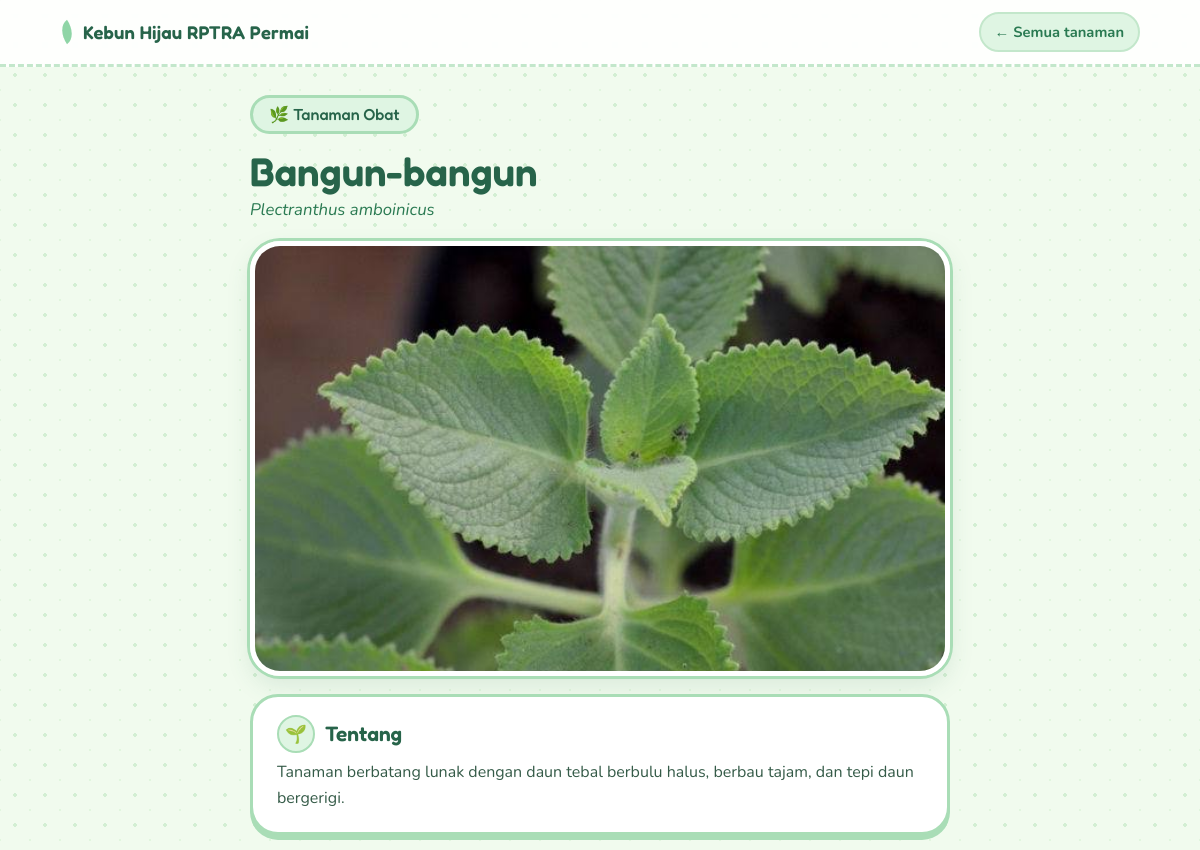
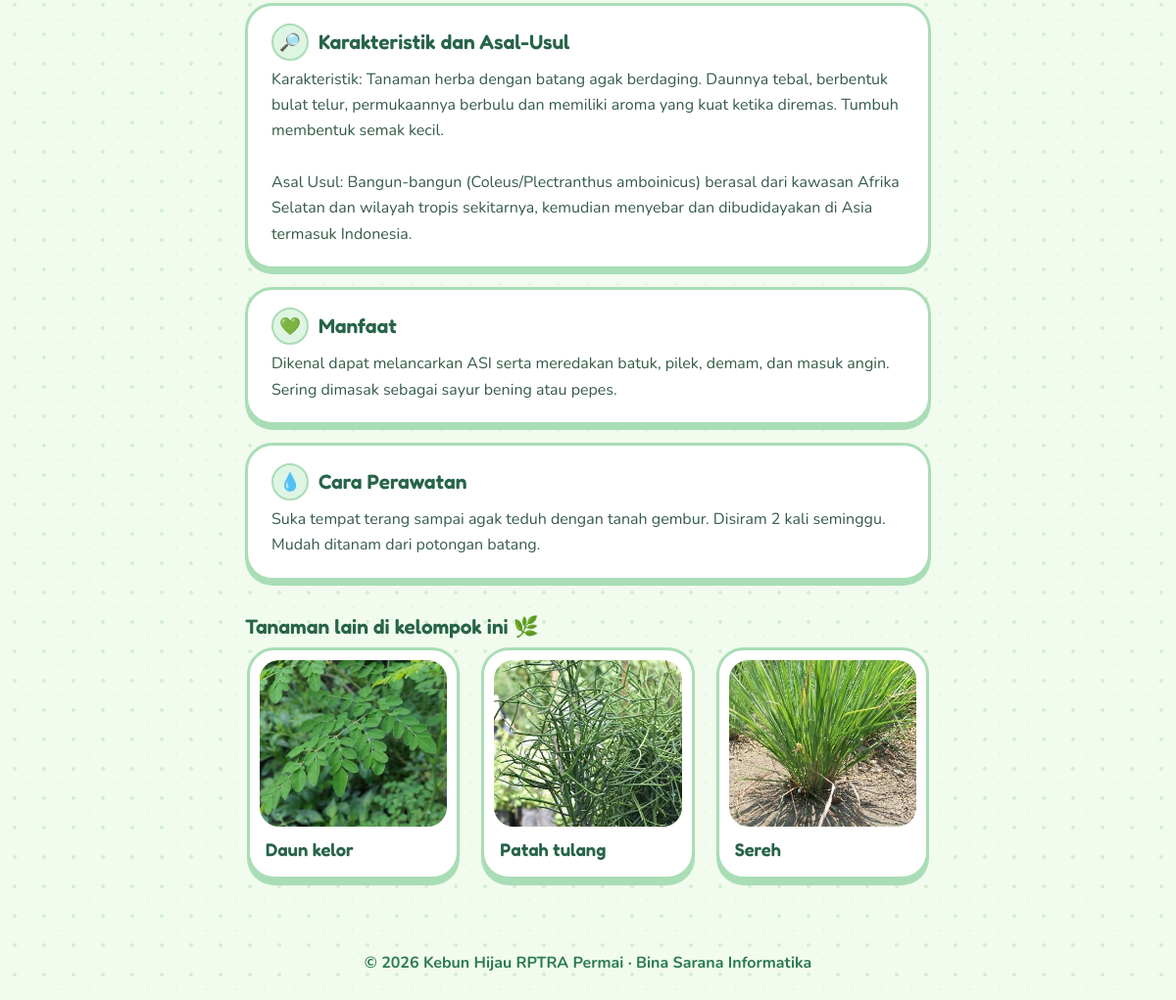
Screenshot of /tanaman.php?id=10 with the database file from the repository (2 pictures, top to bottom).
### tables this page shows
CREATE TABLE `tanaman` (
  `id` int NOT NULL,
  `nama` varchar(120) NOT NULL,
  `nama_latin` varchar(160) DEFAULT NULL,
  `kategori` varchar(80) NOT NULL DEFAULT 'Tanaman Hias',
  `ringkasan` varchar(255) DEFAULT NULL,
  `deskripsi` text,
  `karakteristik` text,
  `jenis` text,
  `manfaat` text,
  `perawatan` text,
  `foto` varchar(100) DEFAULT NULL,
  `video` varchar(100) DEFAULT NULL,
  `video_url` varchar(255) DEFAULT NULL,
  `created_at` timestamp NULL DEFAULT CURRENT_TIMESTAMP
);

### tanaman.php (the view, shortened to what this page needs)
<?php require 'config.php';
$s=db()->prepare('SELECT * FROM tanaman WHERE id=?');$s->execute([(int)($_GET['id']??0)]);$t=$s->fetch();
$o=db()->prepare('SELECT id,nama,foto FROM tanaman WHERE kategori=? AND id<>? ORDER BY RAND() LIMIT 3');$o->execute([$t['kategori'],$t['id']]);$lain=$o->fetchAll();
$i=kat($t['kategori']);$y=yt($t['video_url']??'');
$bagian=['deskripsi'=>['🌱','Tentang'],'karakteristik'=>['🔎','Karakteristik dan Asal-Usul'],'manfaat'=>['💚','Manfaat'],'perawatan'=>['💧','Cara Perawatan']];
head($t['nama'].' - Kebun Hijau'); ?>
<header class="top"><a class="logo" href="index.php">Kebun Hijau RPTRA Permai</a><a class="navlink" href="index.php">← Semua tanaman</a></header>
<main class="wrap detail g-<?=$i['slug']?>">
<a class="badge" href="index.php?k=<?=$i['slug']?>"><?=$i['emoji']?> <?=e($t['kategori'])?></a>
<h1><?=e($t['nama'])?></h1><?php if($t['nama_latin']): ?><em class="latin"><?=e($t['nama_latin'])?></em><?php endif ?>
<?php if($t['foto']): ?><img class="big" src="uploads/<?=e($t['foto'])?>" alt="<?=e($t['nama'])?>"><?php else: ?><div class="big ph-big"><?=$i['emoji']?></div><?php endif ?>
<?php foreach($bagian as $kol=>[$emo,$judul]): if(trim((string)($t[$kol]??''))==='') continue; ?>
<section class="bubble"><h2><span><?=$emo?></span> <?=e($judul)?></h2><p><?=nl2br(e($t[$kol]??''))?></p></section>
<?php endforeach ?>
<?php if($lain): ?><h2 class="lain-title">Tanaman lain di kelompok ini <?=$i['emoji']?></h2>
<div class="grid mini"><?php foreach($lain as $r): ?>
<a class="card" href="tanaman.php?id=<?=$r['id']?>"><?php if($r['foto']): ?><img src="uploads/<?=e($r['foto'])?>" alt="<?=e($r['nama'])?>" loading="lazy"><?php else: ?><div class="ph"><?=$i['emoji']?></div><?php endif ?><div class="cb"><h3><?=e($r['nama'])?></h3></div></a>
<?php endforeach ?></div><?php endif ?>
</main><footer>© <?=date('Y')?> Kebun Hijau RPTRA Permai · Bina Sarana Informatika </footer></body></html>

### assets/style.css (style rules this page uses)
:root { --bg:#f1fbee;--paper:#fbfff8;--white:#ffffff; --ink:#355b48;--dark:#27644a;--link:#2a7a52; --leaf:#8fd5a6;--leaf-d:#6fc28d;--mint:#dff5e3;--line:#c3e7cb; --tone:#dff5e3;--edge:#a9ddb6; --pink:#ffe8ee;--pink-edge:#ffc3d2;--butter:#fff4cc;--butter-edge:#f3dc88; --font-h:"Fredoka","Arial Rounded MT Bold","Trebuchet MS",sans-serif; --font-b:"Nunito","Trebuchet MS",Verdana,sans-serif; }
.g-obat { --tone:#dff5e3;--edge:#a9ddb6 }
* { box-sizing:border-box }
html { scroll-behavior:smooth;scroll-padding-top:80px }
body { margin:0;font-family:var(--font-b);font-size:16px;line-height:1.65;color:var(--ink); background-color:var(--bg); background-image:radial-gradient(#d3efd3 1.6px,transparent 1.6px),radial-gradient(#e2f6df 1.2px,transparent 1.2px); background-size:30px 30px,30px 30px;background-position:0 0,15px 15px }
a { color:var(--link);text-decoration:none }
h1,h2,h3 { font-family:var(--font-h);font-weight:600;line-height:1.25 }
.top { display:flex;justify-content:space-between;align-items:center;gap:12px;padding:12px 5vw; background:rgba(255,255,255,.88);backdrop-filter:blur(6px); border-bottom:3px dashed var(--line);position:sticky;top:0;z-index:5 }
.logo { font-family:var(--font-h);font-weight:600;font-size:1.15rem;color:var(--dark);letter-spacing:.2px }
.logo:before { content:"";display:inline-block;width:14px;height:20px;margin-right:9px;background:var(--leaf); border-radius:100% 0 100% 0;transform:rotate(-35deg);vertical-align:-3px;transition:transform .3s }
.navlink { font-weight:700;background:var(--mint);padding:6px 14px;border-radius:999px;border:2px solid var(--line);white-space:nowrap;font-size:.92rem }
.grid { display:grid;grid-template-columns:repeat(auto-fill,minmax(230px,1fr));gap:22px;padding:18px 2px 14px }
.grid.mini { grid-template-columns:repeat(auto-fill,minmax(170px,1fr));padding-top:8px }
.card { display:flex;flex-direction:column;background:var(--white);border:3px solid var(--edge);border-radius:28px;overflow:hidden;color:inherit; box-shadow:0 6px 0 var(--edge);transition:transform .2s,box-shadow .2s }
.card img,.ph { width:calc(100% - 20px);margin:10px 10px 0;height:170px;object-fit:cover;display:block;border-radius:20px;background:var(--tone) }
.cb { padding:12px 16px 16px;display:flex;flex-direction:column;flex:1 }
.cb h3 { margin:0;color:var(--dark);font-size:1.15rem }
.wrap { max-width:820px;margin:0 auto;padding:28px 5vw }
.wrap h1 { font-size:clamp(1.8rem,5vw,2.5rem);margin:12px 0 0;color:var(--dark) }
.wrap h2 { color:var(--dark) }
.latin { display:block;color:var(--link);font-size:1.05rem;margin-bottom:4px }
.badge { display:inline-block;font-family:var(--font-h);font-weight:500;background:var(--tone);border:3px solid var(--edge);color:var(--dark);border-radius:999px;padding:3px 16px }
.big { width:100%;border-radius:30px;margin:18px 0;display:block;border:5px solid var(--white);box-shadow:0 0 0 3px var(--edge),0 10px 24px #3a7a5a22 }
img.big { max-height:520px;object-fit:cover }
.bubble { background:var(--white);border:3px solid var(--edge);border-radius:28px;padding:18px 24px 20px;margin:18px 0;box-shadow:0 5px 0 var(--edge) }
.bubble h2 { display:flex;align-items:center;gap:10px;margin:0 0 6px;font-size:1.3rem }
.bubble h2 span { display:grid;place-items:center;width:38px;height:38px;border-radius:50%;background:var(--tone);border:2px solid var(--edge);font-size:1.1rem }
.bubble p { margin:0 }
.lain-title { margin:34px 0 0;font-size:1.3rem }
footer { text-align:center;padding:30px 5vw 34px;color:var(--link);font-weight:700 }

### rows the page displays
tanaman: kategori "🌿", kategori "Tanaman Obat", nama "Bangun-bangun", nama_latin "Plectranthus amboinicus", foto (picture), deskripsi "Tanaman berbatang lunak dengan daun tebal berbulu halus, berbau tajam, dan tepi daun bergerigi.", karakteristik "Karakteristik: Tanaman herba dengan batang agak berdaging. Daunnya tebal, berbentuk bulat telur, permukaannya berbulu dan memiliki aroma yang kuat ketika diremas. Tumbuh membentuk semak kecil. Asal Usul: Bangun-bangun (Coleus/Plectranthus amboinicus) berasal dari kawasan Afrika Selatan dan wilayah tropis sekitarnya, kemudian menyebar dan dibudidayakan di Asia termasuk Indonesia.", manfaat "Dikenal dapat melancarkan ASI serta meredakan batuk, pilek, demam, dan masuk angin. Sering dimasak sebagai sayur bening atau pepes.", perawatan "Suka tempat terang sampai agak teduh dengan tanah gembur. Disiram 2 kali seminggu. Mudah ditanam dari potongan batang."
tanaman: foto (picture), nama "Daun kelor"
tanaman: foto (picture), nama "Patah tulang"
tanaman: foto (picture), nama "Sereh"

### other values shown
$emo "🌱"
$judul "Tentang"
$emo "🔎"
$judul "Karakteristik dan Asal-Usul"
$emo "💚"
$judul "Manfaat"
$emo "💧"
$judul "Cara Perawatan"
